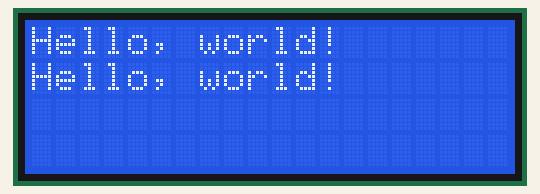
Simulated run of this sketch. Board: Arduino Uno, built with avr-gcc and run on an emulated ATmega328P. On the bench: 20×4 character LCD.

Above: at 0.2 s.
At 1.7 s:
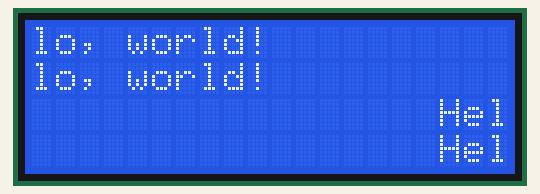
At 2.7 s:
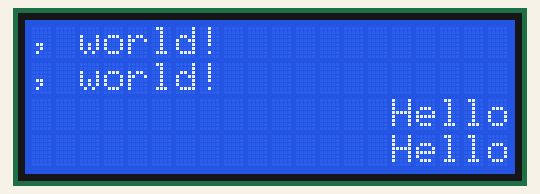
At 3.7 s:
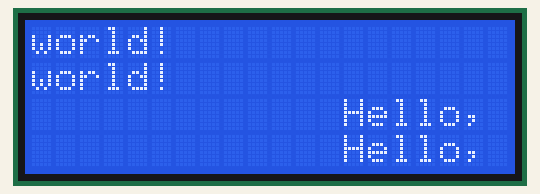
At 5.7 s:
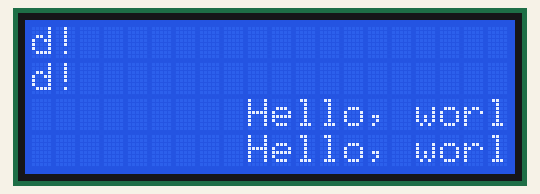
At 7.7 s:
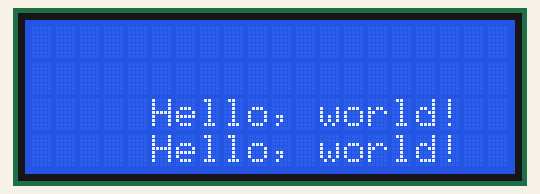

The sketch:

lcd.ino
```cpp
//YWROBOT
//Compatible with the Arduino IDE 1.0
//Library version:1.1
#include <Wire.h>
#include <LiquidCrystal_I2C.h>

LiquidCrystal_I2C lcd(0x27,20,4);  // set the LCD address to 0x27 for a 16 chars and 2 line display

void setup()
{

}


void loop()
{
  lcd.init();                      // initialize the lcd
  lcd.init();

  // Print a message to the LCD.
  lcd.setBacklight(HIGH);
  lcd.setCursor(1,0);
  lcd.print("Hello, world!");
  lcd.setCursor(1,1);
  lcd.print("Hello, world!");

  for(int i = 0; i < 16; i++){
    lcd.scrollDisplayLeft();
    delay(500);

    }

}
```

Measured:
- by itself, everything shown: repeats every 8.2 s, in 17 steps
- what the display in image 0 shows lasts 0.5 s, from 0.2 s to 0.7 s
- what the display in image 5 shows lasts 0.5 s, from 7.7 s to 8.2 s
